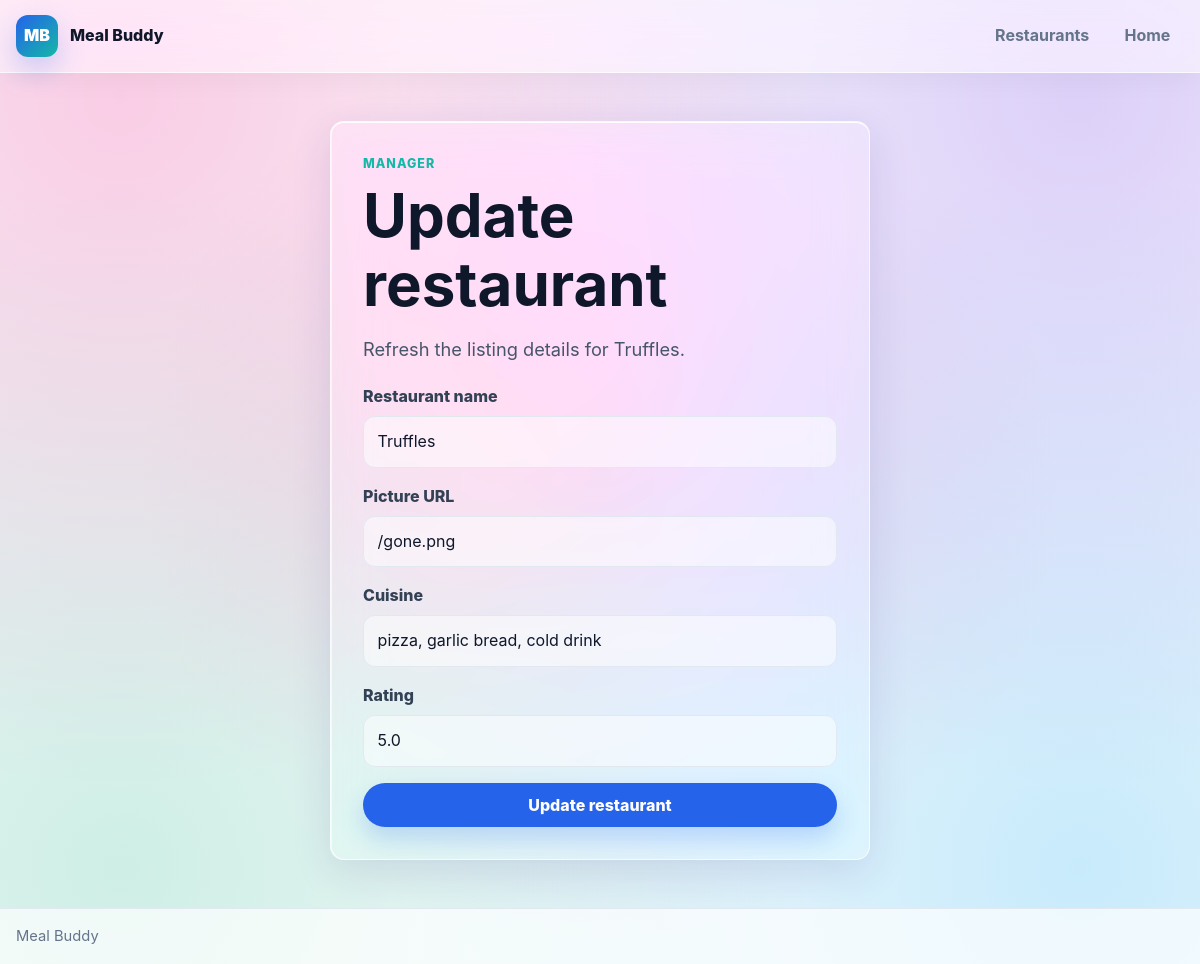
The app's page /open_update_restaurant/5 with its own data.
### delivery/models.py (models this page shows)
class Restaurant(models.Model):
    name = models.CharField(max_length = 20)
    picture = models.URLField(max_length = 200, default='https://designshack.net/wp-content/uploads/Free-Simple-Restaurant-Logo-Template.jpg')
    cuisine = models.CharField(max_length = 200)
    rating = models.FloatField()

### delivery/views.py (the view)
# urls.py: path('open_update_restaurant/<int:restaurant_id>', views.open_update_restaurant, name='open_update_restaurant'),
def open_update_restaurant(request, restaurant_id):
    restaurant = Restaurant.objects.get(id = restaurant_id)
    return render(request, 'delivery/update_restaurant.html', {"restaurant" : restaurant})

### delivery/templates/delivery/update_restaurant.html (shortened to what this page needs)
{% load static %}
<!DOCTYPE html>
<html lang="en">
<head>
    <link rel="stylesheet" href="{% static 'delivery/css/base.css' %}">
    <link rel="stylesheet" href="{% static 'delivery/css/pages.css' %}">
</head>
<body class="site-page">
    <header class="site-header">
        <div class="nav-shell">
            <a class="brand" href="/">
                <span class="brand-mark">MB</span>
                <span>Meal Buddy</span>
            </a>
            <nav class="nav-links" aria-label="Primary">
                <a class="nav-link" href="/open_show_restaurant">Restaurants</a>
                <a class="nav-link" href="/">Home</a>
            </nav>
        </div>
    </header>
    <main id="main-content" class="site-main form-shell">
        <section class="form-card" aria-labelledby="update-restaurant-title">
            <p class="eyebrow">Manager</p>
            <h1 id="update-restaurant-title">Update restaurant</h1>
            <p class="lead">Refresh the listing details for {{restaurant.name}}.</p>
            <form action="{% url 'update_restaurant' restaurant.id %}" method="post">
                <div class="form-field">
                    <label for="name">Restaurant name</label>
                    <input type="text" id="name" name="name" value="{{restaurant.name}}">
                </div>
                <div class="form-field">
                    <label for="picture">Picture URL</label>
                    <input type="text" id="picture" name="picture" value="{{restaurant.picture}}">
                </div>
                <div class="form-field">
                    <label for="cuisine">Cuisine</label>
                    <input type="text" id="cuisine" name="cuisine" value="{{restaurant.cuisine}}">
                </div>
                <div class="form-field">
                    <label for="rating">Rating</label>
                    <input type="number" id="rating" name="rating" min="0" max="5" step="0.5" value="{{restaurant.rating}}">
                </div>
                <button type="submit">Update restaurant</button>
            </form>
        </section>
    </main>
    <footer class="site-footer">
        <div class="footer-shell">Meal Buddy</div>
    </footer>
</body>
</html>

### records on screen
Restaurant: name "Truffles", picture "/gone.png", cuisine "pizza, garlic bread, cold drink", rating "5.0"
